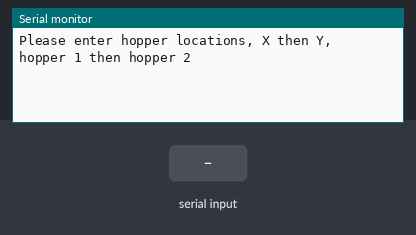
The sketch below on a simulated Arduino Uno, built with avr-gcc and run on an emulated ATmega328P. Shown: the last lines printed to the serial monitor. Inputs (shaded band) come from the test bench.

Above: at 1.2 s.
1.3 s: "90,45\n" received over Serial
At 2.5 s:
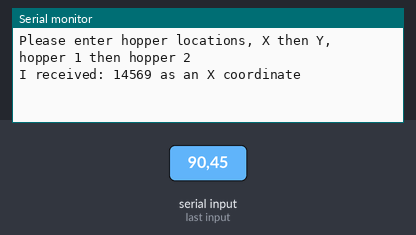
2.8 s: byte 10 ('\n') received over Serial
At 3.7 s:
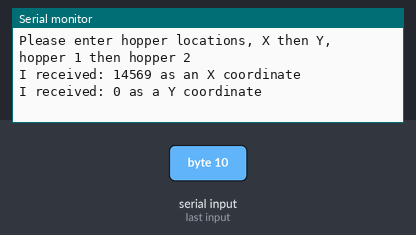
4.3 s: "30,150\n" received over Serial
At 4.9 s:
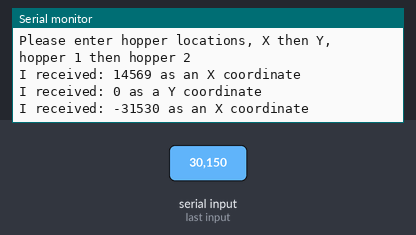
5.8 s: "0\n" received over Serial
At 7.0 s:
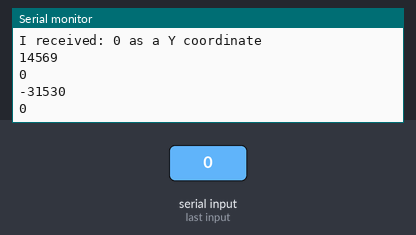
Timing chart, 0 to 8.3 s (numbered marks = the images above; inputs shaded):
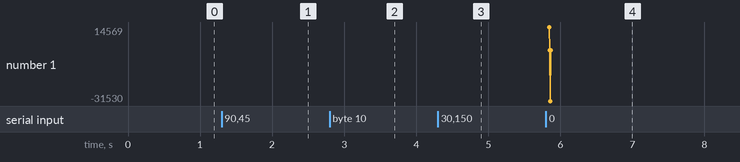

Measured:
- after the input at 1.3 s, the serial monitor: prints a new line at once (image 1)
- after the input at 2.8 s, the serial monitor: prints a new line at once (image 2)
- after the input at 4.3 s, the serial monitor: prints a new line at once (image 3)
- after the input at 5.8 s, the serial monitor: prints a new line after 0.05 s (image 4)

The sketch:

readInputFromSerial.ino
```cpp
char incomingByte = 0;   // for incoming serial data
int counter = 1;
void setup() {
        Serial.begin(9600);     // opens serial port, sets data rate to 9600 bps
        Serial.print("Please enter hopper locations, X then Y, hopper 1 then hopper 2");
}

int x[4] = {0,0,0,0};
void loop() {
        int value = 0;
        // send data only when you receive data:
        if (Serial.available() > 0) {

                while(true){
                  incomingByte = Serial.read();
                  if (incomingByte == '\n')
                    break;
                  value = value * 10;
                  value += (int) (incomingByte - '0');
                  }
                  Serial.println("");
                switch((counter%2)){
                  case 0: Serial.print("I received: ");
                          Serial.print(value);
                          Serial.println(" as a Y coordinate");
                          x[counter - 1] = value;
                          ++counter;
                          break;
                  case 1: Serial.print("I received: ");
                          Serial.print(value);
                          Serial.println(" as an X coordinate");
                          x[counter - 1] = value;
                          ++counter;
                          break;
                }

              }
              if (counter == 5){
                for(int i = 0; i < 4; ++i){
                  Serial.println("");
                  Serial.print(x[i]);
                  Serial.print(" ");

                }
              delay(50000);
              }

      delay(50);
      }
```
